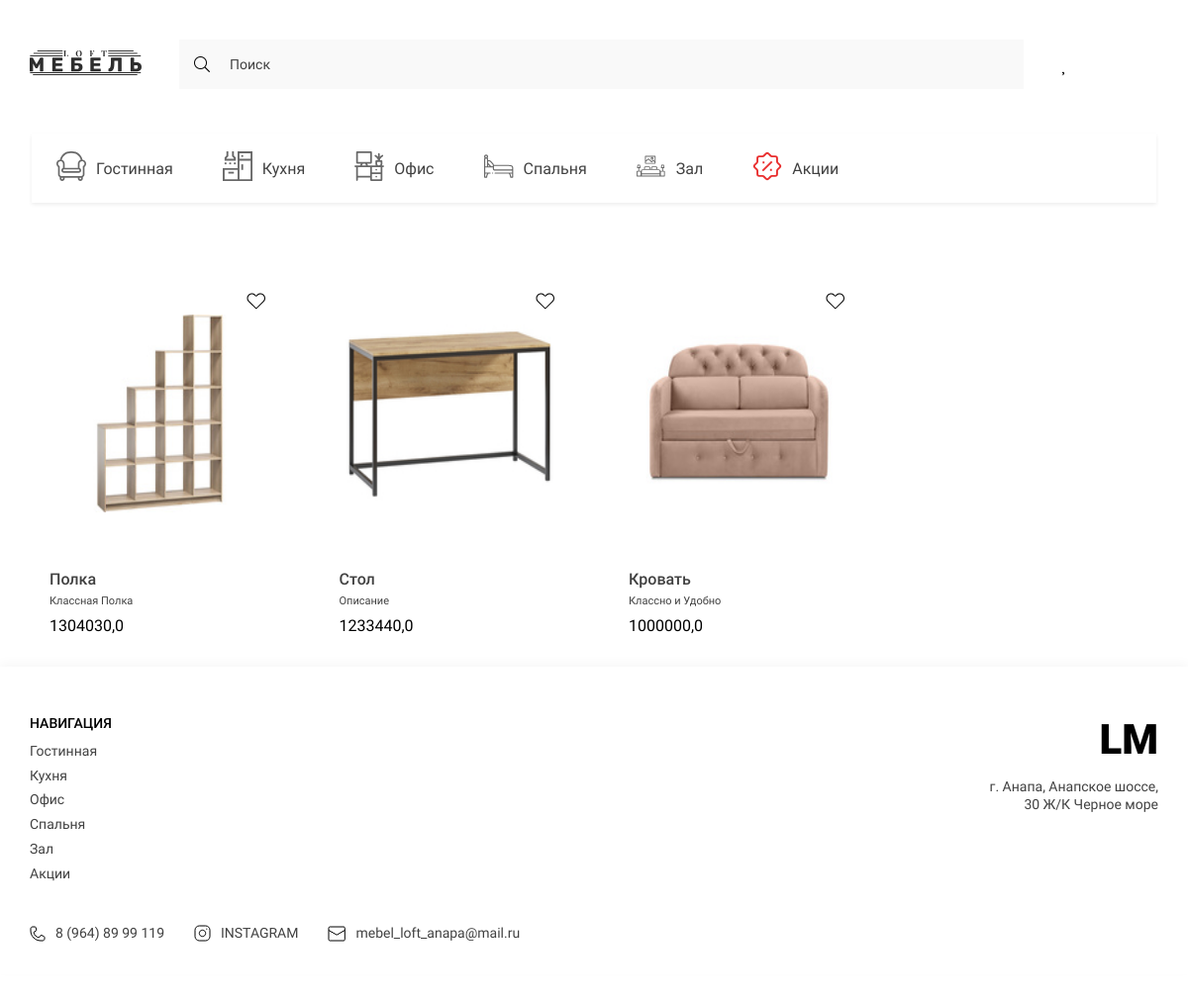
The page /category/gostinnaya/ on the database its author committed.
### mebel_app/models.py (models this page shows, shortened)
class Category(models.Model):
    title = models.CharField(max_length=255, verbose_name='Категория', unique=True)
    image = models.FileField(upload_to='categories/', verbose_name='Иконка')
    slug = models.SlugField(unique=True, null=True, verbose_name='Слаг')
    def get_absolute_url(self):
        return reverse('category', kwargs={'slug': self.slug})
    def __str__(self):
        return self.title
    class Meta:
        verbose_name = 'Категория'
        verbose_name_plural = 'Категории'

class Product(models.Model):
    title = models.CharField(max_length=255, verbose_name='Название товара', unique=True)
    color = models.CharField(max_length=50, verbose_name='Цвет')
    price = models.FloatField(max_length=20, verbose_name='Цена')
    category = models.ForeignKey(Category, on_delete=models.CASCADE, verbose_name='Категория', related_name='products')
    description = models.TextField(verbose_name='Описание товара')
    quantity = models.IntegerField(verbose_name='Кол-во на складе')
    slug = models.SlugField(unique=True, verbose_name='Слаг')
    def get_absolute_url(self):
        return reverse('product', kwargs={'slug': self.slug})
    def get_first_photo(self):
        if self.images:
            try:
                return self.images.first().photo.url
            except:
                return 'D:\Мухаммад Азиз\Диплогм\Проект\assets\icons\LOGO.svg'
        else:
            return 'D:\Мухаммад Азиз\Диплогм\Проект\assets\icons\LOGO.svg'
    def get_height_size(self):
        if self.sizes:
            try:
                return self.sizes.first().height
            except:
                return '0'
        else:
            return '0'
    def get_width_size(self):
        if self.sizes:
            try:
                return self.sizes.first().width
            except:
                return '0'
        else:
            return '0'
    def get_depth_size(self):
        if self.sizes:
            try:
                return self.sizes.first().depth
            except:
                return '0'
        else:
            return '0'
    class Meta:
        verbose_name = 'Товар'
        verbose_name_plural = 'Товары'

class Gallery(models.Model):
    product = models.ForeignKey(Product, verbose_name='Товар', on_delete=models.CASCADE, related_name='images')
    photo = models.ImageField(upload_to='product/', null=True, blank=True, verbose_name='Изображения')
    class Meta:
        verbose_name = 'Изображение'
        verbose_name_plural = 'Галерея товаров'

### mebel_app/views.py (the view)
# urls.py: path('category/<slug:slug>/', ProductListByCategory.as_view(), name='category'),
class ProductListByCategory(ListView):
    model = Product
    context_object_name = 'products'
    template_name = 'mebel_app/category_detail.html'
    def get_queryset(self):
        category = Category.objects.get(slug=self.kwargs['slug'])
        products = category.products.all()
        return products
    def get_context_data(self, *, object_list=None, **kwargs):
        context = super().get_context_data()
        category = Category.objects.get(slug=self.kwargs['slug'])
        context['title'] = f'Категория: {category.title}'
        return context

### mebel_app/templatetags/mebel_app_tags.py (called while the page is built)
@register.simple_tag()
def get_categories():
    categories = Category.objects.all()
    return categories

### mebel_app/templates/mebel_app/category_detail.html (shortened to what this page needs)
{% extends 'base.html' %}
{% block main %}
<main>
    <div class="container">
        <section class="products">
            <div class="products__content">
                {% for product in products %}
                <div class="products__item">
                    {% include 'mebel_app/components/_product_card.html' %}
                </div>
                {% empty %}
                <h1>Товары скоро добавяться</h1>
                {% endfor %}
            </div>
        </section>
    </div>
</main>
{% endblock main %}

### templates/components/_category.html
              {% load mebel_app_tags %}
<div class="padding-left" style="
    max-width: 1136px;
    width: 100%;
    margin: 25px  auto;
">
  {% get_categories as categories %}
                    <ul class="header__list _categories">
   {% for category in categories %}
                        <li>
                            <a href="{{ category.get_absolute_url }}" class="header__list-links">
                                <span class="header__list-img">
                                    <img src="{{ category.image.url }}" alt="icons" width="30" height="30">
                                </span>
                                {{ category }}
                            </a>
                        </li>
    {% endfor %}
                    </ul>
</div>

### mebel_app/templates/mebel_app/components/_product_card.html (shortened to what this page needs)
{% load static %}
{% load mebel_app_tags %}
{% if request.user.is_authenticated %}
{% get_favourite_products request.user as fav_products %}
{% endif %}
<div class="heart">
    {% if product in fav_products and  request.user.is_authenticated %}
    <a href="{% url 'save_or_del' product.slug %}" class="product_card_basket-link basket_icon">
        <svg width="20" height="18" viewBox="0 0 20 18" fill="red"
             xmlns="http://www.w3.org/2000/svg">
            <path
                    d="M10 3.42445C10.1556 3.42445 10.3022 3.35205 10.3969 3.2286C10.3969 3.22853 10.397 3.22847 10.397 3.2284L10.3972 3.22815L10.4006 3.22378L10.4168 3.20326C10.4318 3.18451 10.4549 3.15589 10.4858 3.11882C10.5476 3.04462 10.6402 2.93682 10.7604 2.80662C11.0013 2.5456 11.3498 2.19785 11.7789 1.85114C12.6505 1.14689 13.7893 0.5 15 0.5C17.5018 0.5 19.5 2.45298 19.5 4.82534C19.5 5.82642 19.2983 7.54989 18.0555 9.65158C16.8108 11.7565 14.5058 14.2679 10.2563 16.8148C10.1799 16.86 10.0912 16.8844 10 16.8844C9.90878 16.8844 9.82009 16.86 9.74371 16.8148C5.49418 14.2679 3.18917 11.7565 1.94451 9.65158C0.701742 7.54989 0.5 5.82642 0.5 4.82534C0.5 2.45298 2.4982 0.5 5 0.5C6.21069 0.5 7.34951 1.14689 8.22114 1.85114C8.65025 2.19785 8.99868 2.5456 9.23959 2.80662C9.35976 2.93682 9.45243 3.04462 9.51424 3.11882C9.54512 3.15589 9.56825 3.18451 9.58319 3.20326L9.5994 3.22378L9.6028 3.22815L9.60299 3.2284C9.60305 3.22847 9.6031 3.22853 9.60315 3.2286L9.60323 3.2287C9.69785 3.35209 9.84449 3.42445 10 3.42445Z"
                    stroke="white" stroke-linecap="round" stroke-linejoin="round"/>
        </svg>
  </a>
        {% else %}
    <a href="{% url 'save_or_del' product.slug %}" class="product_card_basket-link basket_icon">
        </a>
            {% endif %}
</div>
<div class="product-item">
    <a href="{{ product.get_absolute_url }}">
        <img src="{{ product.get_first_photo }}" alt=""
             class="products__item-img" height="200" width="200"></a>
    <div class="products__item-text">
        <h3 class="products__item-title">{{ product.title }}</h3>
        <div class="products__item-desrc">{{ product.description }}</div>
        <div class="products__item-price">{{ product.price }}</div>
    </div>
</div>

### templates/components/_footer.html
{% load static %}
              {% load mebel_app_tags %}
<footer class="footer">
    <div class="container">
        <div class="footer__content">
            <div class="footer__navigate">
                <div class="footer__navigate-part">
                    <h2 class="footer__navigate-title">НАВИГАЦИЯ</h2>
                    <div class="footer__navigate-lists">
                          {% get_categories as categories %}
                        <ul class="footer__navigate-list">
                            {% for category in categories %}
                            <li><a href="{{ category.get_absolute_url }}" class="footer__navigate-links">{{ category.title }}</a></li>
{% endfor %}
                        </ul>
                    </div>
                </div>
                <div class="footer__navigate-part _right">
                    <a href="./index.html" class="footer__logo">LM</a>
                    <p class="footer__adress">г. Анапа, Анапское шоссе, 30 Ж/К Черное море</p>
                </div>
            </div>
            <div class="footer__social">
                <ul class="footer__social-list">
                    <li>
                        <a href="tel:89648999119" class="footer__social-links">
                            <img src="{% static 'mebel_app/assets/icons/phone.svg' %}" alt="phone">
                            8 (964) 89 99 119
                        </a>
                    </li>
                    <li>
                        <a href="https://www.instagram.com/habibaziz33" target="_blank" class="footer__social-links">
                            <img src="{% static 'mebel_app/assets/icons/inst.svg' %}" alt="insta">
                            INSTAGRAM
                        </a>
                    </li>
                    <li>
                        <a href="mailto:mebel_loft_anapa@mail.ru" target="_blank" class="footer__social-links">
                            <img src="{% static 'mebel_app//assets/icons/mail.svg' %}" alt="mail">
                            mebel_loft_anapa@mail.ru
                        </a>
                    </li>
                </ul>
            </div>
        </div>
    </div>
</footer>

### mebel_app/static/mebel_app/style/style.css (style rules this page uses)
:root { --containerWidth: 1140px; --primaryColor: #414141; --primaryFont: 'Roboto'; --mainColor: #245462; }
* { padding: 0; margin: 0; box-sizing: border-box; text-decoration: none; list-style: none; font-family: var(--primaryFont); }
.container { width: 100%; max-width: calc(var(--containerWidth) + 30px); margin: 0 auto; padding: 0 15px; }
.nav__content-bars, ._categories, .nav__list-links>img, .nav__bars-open, ._truck { display: none; }
.header__list { display: flex; justify-content: space-between; align-items: center; }
.header__list._categories { justify-content: flex-start; width: 100%; overflow-x: scroll; background: #FFFFFF; box-shadow: 0px 2px 4px rgba(0, 0, 0, 0.07); margin-bottom: 30px; }
.header__list-links { padding: 24px 25px; display: flex; justify-content: center; align-items: center; height: 70px; transition: background .3s linear, color .3s linear; width: max-content; font-family: 'Roboto'; font-size: 16px; line-height: 19px; color: #414141; }
.header__list-links img { margin-right: 10px; min-width: 18px; transition: filter .3s linear; }
.products { width: 100%; display: flex; flex-direction: column; margin-top: 30px; }
.products__content { width: 100%; display: grid; grid-template-columns: repeat(4, minmax(137.67px, 263px)); column-gap: 30px; row-gap: 10px; }
.products__item { display: flex; justify-content: center; flex-direction: column; align-items: center; padding: 53px 20px 32px; transition: transform .3s linear; position: relative; }
.products__item-text { width: 100%; margin-top: 54px; }
.products__item-title { font-weight: 500; font-size: 16px; line-height: 19px; color: #414141; }
.products__item-desrc { font-size: 11px; line-height: 13px; color: #414141; margin: 6px 0 9px; }
.heart { position: absolute; top: 21px; right: 15px; display: flex; padding: 10px; }
.products__item-img { width: 100%; }
.footer { width: 100%; padding: 49px 0 32px; background: #FFFFFF; box-shadow: 0px -4px 10px rgba(0, 0, 0, 0.03); }
.footer__content { width: 100%; display: flex; flex-direction: column; justify-content: center; }
.footer__navigate { display: flex; width: 100%; justify-content: space-between; margin-bottom: 35px; }
.footer__navigate-part._right { text-align: right; }
.footer__navigate-title { font-weight: 500; font-size: 14px; line-height: 126.69%; color: #000000; margin-bottom: 10px; text-transform: uppercase; }
.footer__navigate-lists { display: flex; }
.footer__navigate-list { display: flex; flex-direction: column; align-items: flex-start; justify-content: flex-start; }
.footer__navigate-links { font-size: 14px; line-height: 126.69%; color: #414141; display: block; margin-bottom: 7.24px; transition: color .3s linear; }
.footer__logo { font-weight: 900; font-size: 42px; line-height: 49px; color: #000000; display: block; margin-bottom: 15px; }
.footer__adress { font-size: 14px; line-height: 126.69%; text-align: right; color: #414141; width: 100%; max-width: 171px; }
.footer__social { display: flex; justify-content: space-between; width: 100%; }
.footer__social-list { display: flex; justify-content: center; text-align: right; align-items: center; }
.footer__social-links { display: flex; justify-content: center; align-items: center; font-size: 14px; line-height: 126.69%; color: #414141; margin-right: 30px; }
.footer__social-list li:last-child .footer__social-links { margin-right: 0; }
.footer__social-links img { margin-right: 10px; }

### rows shown on the page
Category: image (picture), title "Гостинная"
Category: image (picture), title "Кухня"
Category: image (picture), title "Офис"
Category: image (picture), title "Спальня"
Category: image (picture), title "Зал"
Category: image (picture), title "Акции"
Product: get_first_photo (picture), title "Полка", description "Классная Полка", price "1304030,0"
Product: get_first_photo (picture), title "Стол", description "Описание", price "1233440,0"
Product: get_first_photo (picture), title "Кровать", description "Классно и Удобно", price "1000000,0"
